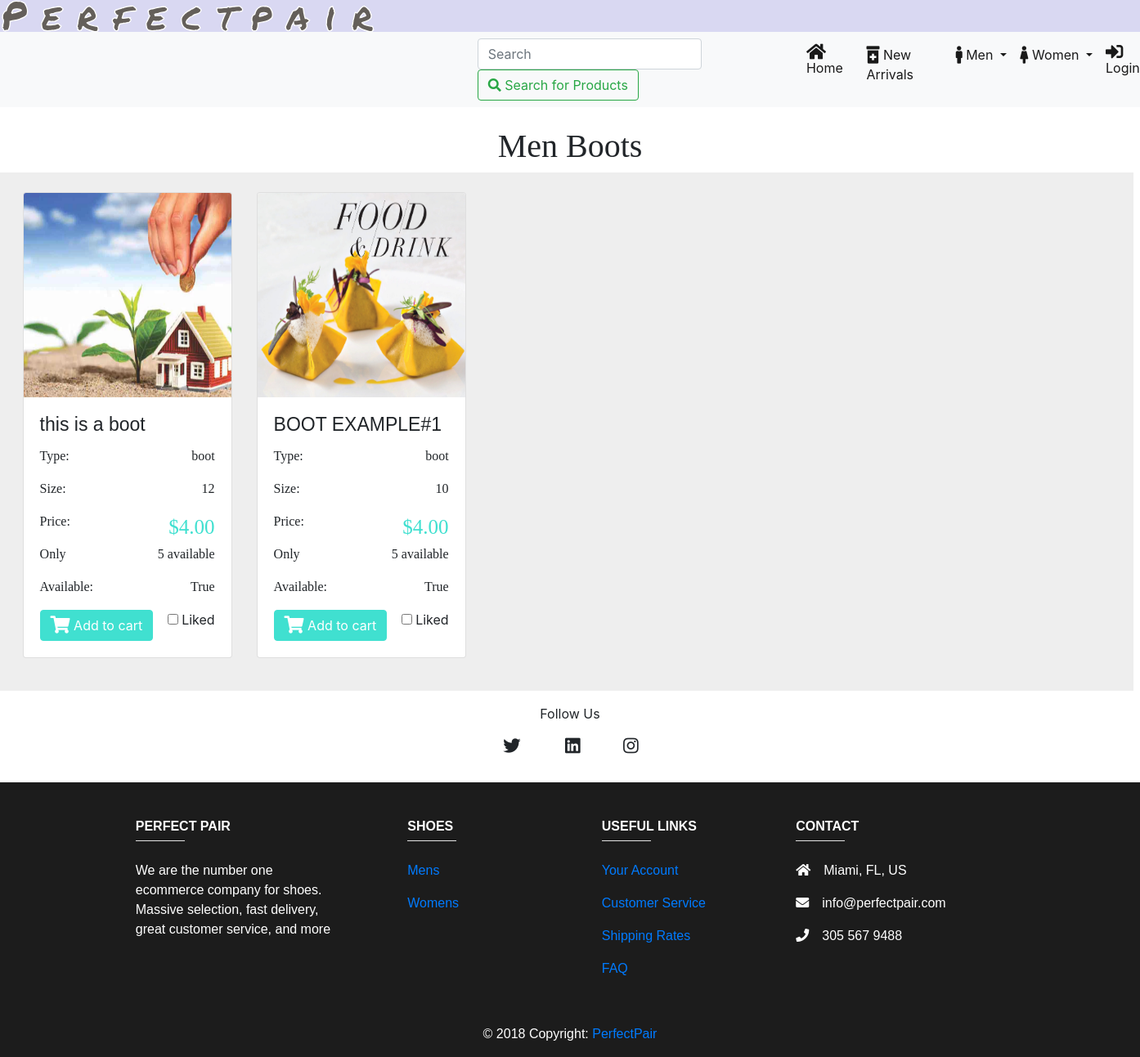
Page /shoe/men_boots on the committed database.
### shoe/models.py (models this page shows, shortened)
class Shoe(models.Model):
	name 			= models.CharField(max_length=30, default="Boosts")
	image 			= models.ImageField(upload_to='shoe/', blank=True, null=True)
	style 			= models.CharField(max_length=20, default="sneakers")
	size 			= models.IntegerField(default=10)
	color 			= models.CharField(max_length=20, default="blue")
	brand 			= models.CharField(max_length=20, default="Nike")
	price 			= models.DecimalField(max_digits=4, decimal_places=2, default=4.00)
	availability 	= models.BooleanField(default=True)
	new 			= models.BooleanField(default=True)
	stock 			= models.IntegerField(default=5)
	gender_choices 	= (
        ('M', 'Male'),
        ('F', 'Female'),
    )
	gender 			= models.CharField(max_length=1, choices=gender_choices, default="M")
	date 			= models.DateField(("Date"), default=datetime.date.today)
	like 			= models.BooleanField(default=False)

### shoe/views.py (the view)
# urls.py: path('men_boots', views.men_boots, name="men_boots"),
def men_boots(request):
	system = request.POST.get('cart', None)
	shoe_list = Shoe.objects.all()
	context = {
		'shoe_list': shoe_list,
		'system': system,
	}
	template = 'shoe/men_boots.html'
	return render(request, template, context)

### shoe/templates/shoe/men_boots.html (shortened to what this page needs)
{% include "base.html" %}
{% load static %}
{% block content %}
<h1 class="title">Men Boots</h1>
        <div class='grid mr-2'>
            {% for shoe in shoe_list %}
                {% if shoe.style == 'boot' and shoe.gender == 'M' %}
                <form action='cart_list' method='post' id='men_boots'>
                    <div class="mb-4 mt-4 card text-left" style="width:16rem;">
                        <img src="{{shoe.image.url}}" class="card-img-top" style="width:254px; height:250px">
                        <div class="card-body" class="shadow-lg p-3 mb-5 bg-white rounded">
                            <h5 class="card-title">{{shoe.name}}</h5>
                            <p class="card-text ele-text">
                                <span>Type:</span>
                                <span style="float:right;">{{shoe.style}}</span>
                            </p>
                            <p class="card-text ele-text">
                                <span>Size: </span>
                                <span style="float:right;">{{shoe.size}}</span>
                            </p>
                            <p class="card-text ele-text">
                                <span>Price:</span>
                                <span
                                    style="float:right;color:turquoise; font-size: 25px!important;">${{shoe.price}}</span>
                            </p>
                            <p class="card-text ele-text">
                                <span>Only</span>
                                <span style="float:right">{{shoe.stock}} available</span>
                            </p>
                            <p class="card-text ele-text">
                                <span>Available: </span>
                                <span style="float:right">{{shoe.availability}}</span>
                            </p>
                            <div>
                                <a href="{% url 'shoe:cart_list' shoe_id=shoe.pk %}" class="btn btn-primary"
                                    style="background-color:turquoise; border-color: turquoise;" name='q1'>
                                    <i class="fas fa-shopping-cart fa-lg"></i>
                                    Add to cart</a>
                                <div style="float:right">
                                    <input id="apto" type="checkbox">
                                    <label for="apto">Liked</label>
                                </div>
                            </div>
                        </div>
                    </div>
                </form>
                {% endif %}
            {% endfor %}
        </div>
{% include 'footer.html' %}
{% endblock %}

### static-storage/css/custom.css (style rules this page uses)
.card { display:inline-block; margin-right: 20px; position: relative; left: 150px; }

### shoe/templates/shoe/men_boots.html (style rules this page uses)
.title { font-family: 'American Typewriter', serif; text-align: center; }
.card-title { font-family: 'Comic sans MS', sans-serif; font-size: 23px; }
.grid { display: grid; grid-template-columns: repeat(5, 1fr); grid-gap: 10px; grid-auto-rows: minmax(10px, auto); background-color: rgb(238, 238, 238); }
.ele-text { font-family: 'American Typewriter', serif; }
.card { left: 10% !important; }

### rows in the picture
Shoe: image (picture), name "this is a boot", style "boot", size "12", price "4.00", stock "5", availability "True"
Shoe: image (picture), name "BOOT EXAMPLE#1", style "boot", size "10", price "4.00", stock "5", availability "True"
